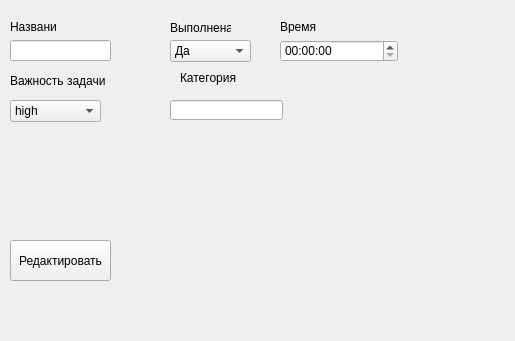
<?xml version="1.0" encoding="UTF-8"?>
<ui version="4.0">
 <class>red_task_3</class>
 <widget class="QWidget" name="red_task_3">
  <property name="geometry">
   <rect>
    <x>0</x>
    <y>0</y>
    <width>515</width>
    <height>341</height>
   </rect>
  </property>
  <property name="windowTitle">
   <string>Form</string>
  </property>
  <widget class="QPushButton" name="save_button">
   <property name="geometry">
    <rect>
     <x>10</x>
     <y>240</y>
     <width>101</width>
     <height>41</height>
    </rect>
   </property>
   <property name="text">
    <string>Редактировать</string>
   </property>
  </widget>
  <widget class="QLineEdit" name="name_task">
   <property name="geometry">
    <rect>
     <x>10</x>
     <y>40</y>
     <width>101</width>
     <height>21</height>
    </rect>
   </property>
  </widget>
  <widget class="QLabel" name="name">
   <property name="geometry">
    <rect>
     <x>10</x>
     <y>20</y>
     <width>47</width>
     <height>13</height>
    </rect>
   </property>
   <property name="text">
    <string>Название</string>
   </property>
  </widget>
  <widget class="QLabel" name="complete">
   <property name="geometry">
    <rect>
     <x>170</x>
     <y>20</y>
     <width>61</width>
     <height>16</height>
    </rect>
   </property>
   <property name="text">
    <string>Выполнена</string>
   </property>
  </widget>
  <widget class="QLineEdit" name="category_input">
   <property name="geometry">
    <rect>
     <x>170</x>
     <y>100</y>
     <width>113</width>
     <height>20</height>
    </rect>
   </property>
  </widget>
  <widget class="QLabel" name="category">
   <property name="geometry">
    <rect>
     <x>180</x>
     <y>70</y>
     <width>71</width>
     <height>16</height>
    </rect>
   </property>
   <property name="text">
    <string>Категория</string>
   </property>
  </widget>
  <widget class="QComboBox" name="priority_combo">
   <property name="geometry">
    <rect>
     <x>10</x>
     <y>100</y>
     <width>91</width>
     <height>22</height>
    </rect>
   </property>
   <item>
    <property name="text">
     <string>high</string>
    </property>
   </item>
   <item>
    <property name="text">
     <string>medium</string>
    </property>
   </item>
   <item>
    <property name="text">
     <string>low</string>
    </property>
   </item>
  </widget>
  <widget class="QLabel" name="difficulty">
   <property name="geometry">
    <rect>
     <x>10</x>
     <y>70</y>
     <width>101</width>
     <height>21</height>
    </rect>
   </property>
   <property name="text">
    <string>Важность задачи</string>
   </property>
  </widget>
  <widget class="QComboBox" name="completed_input">
   <property name="geometry">
    <rect>
     <x>170</x>
     <y>40</y>
     <width>81</width>
     <height>22</height>
    </rect>
   </property>
   <item>
    <property name="text">
     <string>Да</string>
    </property>
   </item>
   <item>
    <property name="text">
     <string>Нет</string>
    </property>
   </item>
  </widget>
  <widget class="QTimeEdit" name="time_input">
   <property name="geometry">
    <rect>
     <x>280</x>
     <y>40</y>
     <width>118</width>
     <height>22</height>
    </rect>
   </property>
  </widget>
  <widget class="QLabel" name="label">
   <property name="geometry">
    <rect>
     <x>280</x>
     <y>20</y>
     <width>47</width>
     <height>13</height>
    </rect>
   </property>
   <property name="text">
    <string>Время</string>
   </property>
  </widget>
 </widget>
 <resources/>
 <connections/>
</ui>
